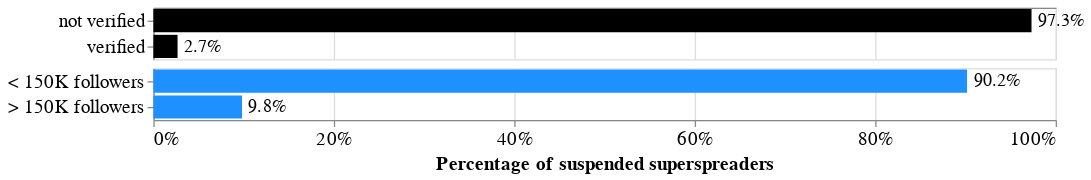

The code cell stored with this chart in its notebook:
### Code cell
verified_bar = alt.Chart(verified_split).mark_bar(color='black').encode(
    x = alt.X(
        "verified:Q",
        axis=alt.Axis(
            orient='top',
            title = None,
            labels = False,
            ticks = False,
            values = np.arange(0,1.2,.2)
        ),
        scale = alt.Scale(domain = (0,1))
    ),
    y = alt.Y("index:N", title = None)
).properties(width=700)


verified_text = alt.Chart(verified_split).mark_text(
    dx=5,
    fontSize=14,
    align='left'
).encode(
    x = alt.X(
        "verified:Q",
        axis=alt.Axis(
            orient='top',
            title = ['Percent of suspended superspreaders'],
            format = "%"
        ),
        scale = alt.Scale(domain = (0,1))
    ),
    y = alt.Y("index:N", title = None),
    text = alt.Text(
        "verified:Q",
        format = ".1%",
        
    )
).properties(width=800)

verified_fig = alt.layer(verified_bar, verified_text)

# --------------------------------
prominent_bar = alt.Chart(prominent_split).mark_bar(color='dodgerblue').encode(
    x = alt.X(
        "prominent:Q",
        axis=alt.Axis(
            title = ['Percentage of suspended superspreaders'],
            format = "%",
            values = np.arange(0,1.2,.2)
        ),
        scale = alt.Scale(domain = (0,1))
    ),
    y = alt.Y("index:N", title = None)
).properties(width=700)

prominent_text = alt.Chart(prominent_split).mark_text(
    dx=5,
    fontSize=14,
    align='left'
).encode(
    x = alt.X(
        "prominent:Q",
        axis=alt.Axis(
            format = "%"
        ),
        scale = alt.Scale(domain = (0,1))
    ),
    y = alt.Y("index:N", title = None),
    text = alt.Text(
        "prominent:Q",
        format = ".1%",
        
    )
).properties(width=800)

prominent_fig = alt.layer(prominent_bar, prominent_text)

# --------------------------------
alt.vconcat(
    verified_fig,
    prominent_fig,
    spacing=5
).configure_axis(
    titleFontSize=15,
    labelFontSize=15
)

### Figure 1 — Vega-Lite specification as saved in the notebook (floating-point values rounded to 4 significant figures)
{"config": {"view": {"continuousWidth": 400, "continuousHeight": 300}, "axis": {"labelFontSize": 15, "titleFontSize": 15}}, "vconcat": [{"layer": [{"mark": {"type": "bar", "color": "black"}, "encoding": {"x": {"axis": {"labels": false, "orient": "top", "ticks": false, "title": null, "values": [0.0, 0.2, 0.4, 0.6, 0.8, 1.0]}, "field": "verified", "scale": {"domain": [0, 1]}, "type": "quantitative"}, "y": {"field": "index", "title": null, "type": "nominal"}}, "width": 700}, {"mark": {"type": "text", "align": "left", "dx": 5, "fontSize": 14}, "encoding": {"text": {"field": "verified", "format": ".1%", "type": "quantitative"}, "x": {"axis": {"format": "%", "orient": "top", "title": ["Percent of suspended superspreaders"]}, "field": "verified", "scale": {"domain": [0, 1]}, "type": "quantitative"}, "y": {"field": "index", "title": null, "type": "nominal"}}, "width": 800}], "data": {"name": "data-1f24807011496bf329d7162f32a280b5"}}, {"layer": [{"mark": {"type": "bar", "color": "dodgerblue"}, "encoding": {"x": {"axis": {"format": "%", "title": ["Percentage of suspended superspreaders"], "values": [0.0, 0.2, 0.4, 0.6, 0.8, 1.0]}, "field": "prominent", "scale": {"domain": [0, 1]}, "type": "quantitative"}, "y": {"field": "index", "title": null, "type": "nominal"}}, "width": 700}, {"mark": {"type": "text", "align": "left", "dx": 5, "fontSize": 14}, "encoding": {"text": {"field": "prominent", "format": ".1%", "type": "quantitative"}, "x": {"axis": {"format": "%"}, "field": "prominent", "scale": {"domain": [0, 1]}, "type": "quantitative"}, "y": {"field": "index", "title": null, "type": "nominal"}}, "width": 800}], "data": {"name": "data-83e0de5302edef08b35321af9ab10b3c"}}], "spacing": 5, "$schema": "https://vega.github.io/schema/vega-lite/v4.17.0.json", "datasets": {"data-1f24807011496bf329d7162f32a280b5": [{"index": "not verified", "verified": 0.9732}, {"index": "verified", "verified": 0.02679}], "data-83e0de5302edef08b35321af9ab10b3c": [{"index": "< 150K followers", "prominent": 0.9018}, {"index": "> 150K followers", "prominent": 0.09821}]}}
